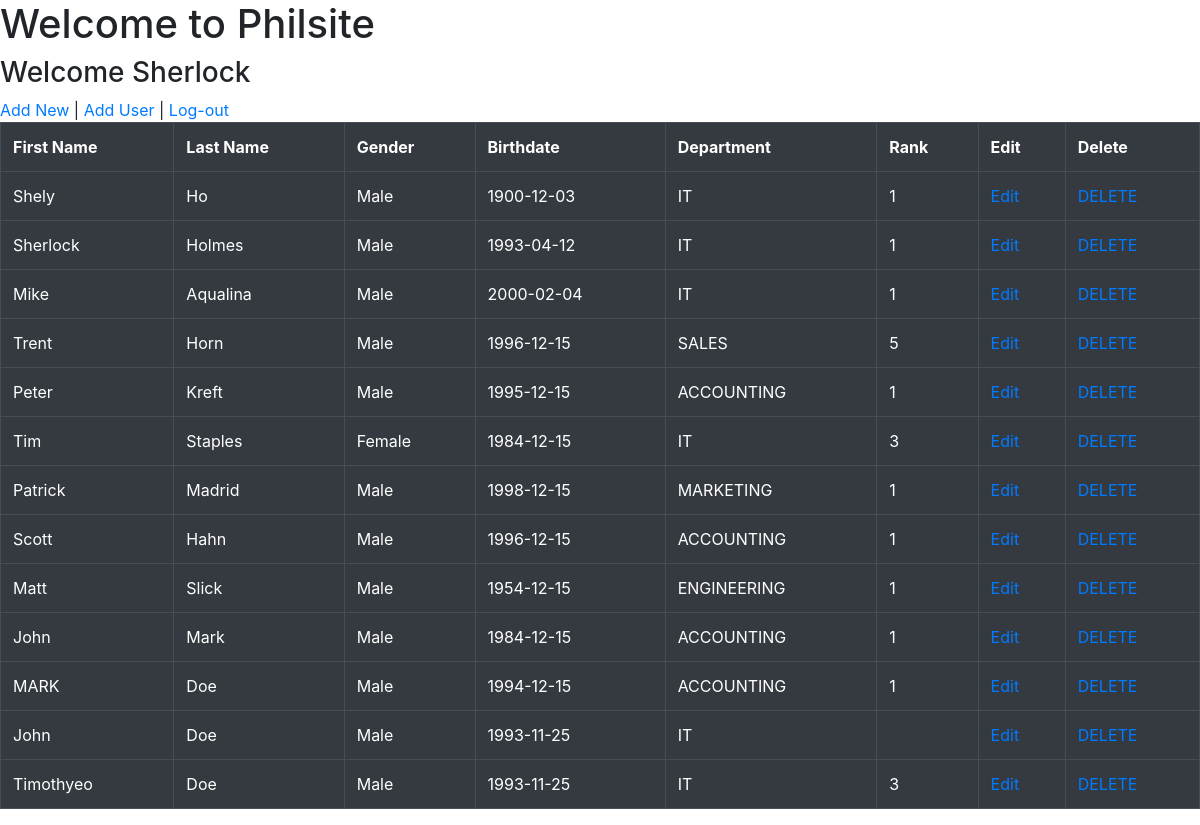
/index.php (signed in), run on the app's committed database.
### tables this page shows
CREATE TABLE `tblemployee` (
  `ID` int(11) NOT NULL,
  `Efname` varchar(255) NOT NULL,
  `Elname` varchar(255) NOT NULL,
  `Egender` varchar(6) NOT NULL,
  `Ebirthdate` date NOT NULL,
  `Edept` varchar(255) NOT NULL,
  `rank` varchar(255) NOT NULL
);

### index.php (the view, shortened to what this page needs)
<?php
require ("config.php");
$result = $conn->query("SELECT * FROM philhealth.tblemployee order by id desc");
?>
<!DOCTYPE html>
<html lang="en">
<head>
    <link rel="stylesheet" href="https://stackpath.bootstrapcdn.com/bootstrap/4.3.1/css/bootstrap.min.css">
</head>
<body>
   <h1>Welcome to Philsite</h1>
   <h3>Welcome <?php echo $_SESSION['nickname'] ?></h3>
   <a href="add.php">Add New</a> | <a href="adduser.php">Add User</a> | <a href="logout.php">Log-out</a>
   <table class="table table-dark table-bordered">
       <tr>
           <th  >First Name</th>
           <th>Last Name</th>
           <th>Gender</th>
           <th>Birthdate</th>
           <th>Department</th>
           <th>Rank</th>
           <th>Edit</th>
           <th>Delete</th>
       </tr>
       <?php
       while($row = $result->fetch(PDO::FETCH_ASSOC)){
           echo "<tr>";
           echo "<td>" . $row['Efname'] . "</td>";
           echo "<td>" . $row['Elname'] . "</td>";
           echo "<td>" . $row['Egender'] . "</td>";
           echo "<td>" . $row['Ebirthdate'] . "</td>";
           echo "<td>" . $row['Edept'] . "</td>";
           echo "<td>" . $row['rank'] . "</td>";
           echo "<td> <a href=\"edit.php?key=$row[ID]&fname=$row[Efname]\">Edit</a></td>";
           echo "<td> <a href=\"delete.php?key=$row[ID]\">DELETE</a></td>";
           echo "</tr>";
       }
       ?>
   </table>
</body>
</html>

### data on the page
tblemployee: Efname "Shely", Elname "Ho", Egender "Male", Ebirthdate "1900-12-03", Edept "IT", rank "1"
tblemployee: Efname "Sherlock", Elname "Holmes", Egender "Male", Ebirthdate "1993-04-12", Edept "IT", rank "1"
tblemployee: Efname "Mike", Elname "Aqualina", Egender "Male", Ebirthdate "2000-02-04", Edept "IT", rank "1"
tblemployee: Efname "Trent", Elname "Horn", Egender "Male", Ebirthdate "1996-12-15", Edept "SALES", rank "5"
tblemployee: Efname "Peter", Elname "Kreft", Egender "Male", Ebirthdate "1995-12-15", Edept "ACCOUNTING", rank "1"
tblemployee: Efname "Tim", Elname "Staples", Egender "Female", Ebirthdate "1984-12-15", Edept "IT", rank "3"
tblemployee: Efname "Patrick", Elname "Madrid", Egender "Male", Ebirthdate "1998-12-15", Edept "MARKETING", rank "1"
tblemployee: Efname "Scott", Elname "Hahn", Egender "Male", Ebirthdate "1996-12-15", Edept "ACCOUNTING", rank "1"
tblemployee: Efname "Matt", Elname "Slick", Egender "Male", Ebirthdate "1954-12-15", Edept "ENGINEERING", rank "1"
tblemployee: Efname "John", Elname "Mark", Egender "Male", Ebirthdate "1984-12-15", Edept "ACCOUNTING", rank "1"
tblemployee: Efname "MARK", Elname "Doe", Egender "Male", Ebirthdate "1994-12-15", Edept "ACCOUNTING", rank "1"
tblemployee: Efname "John", Elname "Doe", Egender "Male", Ebirthdate "1993-11-25", Edept "IT"
tblemployee: Efname "Timothyeo", Elname "Doe", Egender "Male", Ebirthdate "1993-11-25", Edept "IT", rank "3"

### other printed values
$_SESSION['nickname'] "Sherlock"
